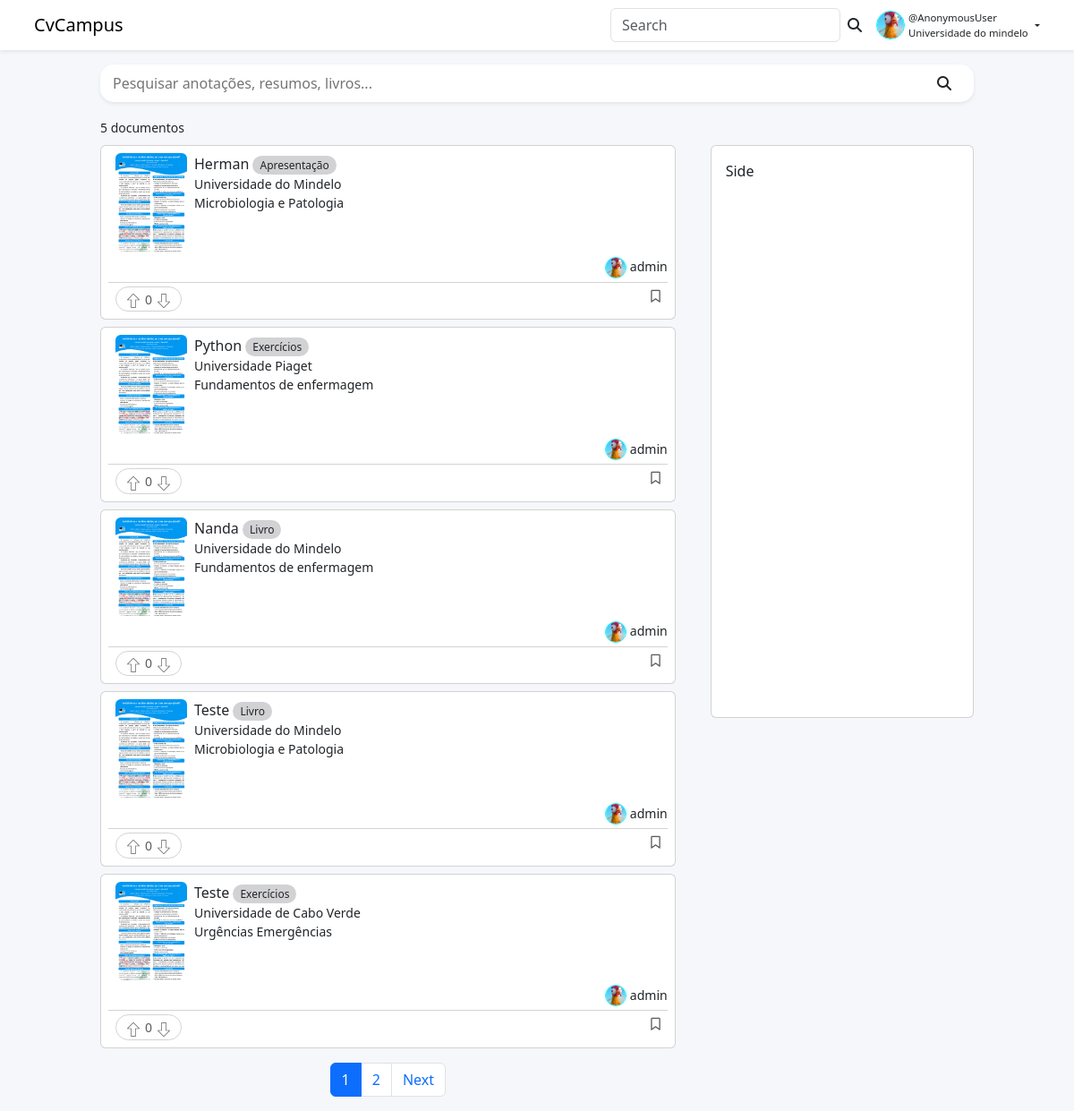
The page / on the database its author committed.
### api/models.py (models this page shows, shortened)
class Document(models.Model):
	user = models.ForeignKey(User, on_delete=models.CASCADE, null=True)
	title = models.CharField(max_length=300)
	slug = models.SlugField(null=True, blank=True)
	description = models.TextField(null=True, blank=True)
	thumbnail = models.FileField(upload_to='thumbnail/', default='poster.png')
	document_file = models.FileField(upload_to='documents/')
	category = models.ForeignKey(Category, on_delete=models.SET_NULL, null=True)
	school = models.ForeignKey(School, on_delete=models.SET_NULL, null=True)
	course = models.ForeignKey(Course, on_delete=models.SET_NULL, null=True)
	subject = models.ForeignKey(Subject, on_delete=models.SET_NULL, null=True)
	likes = models.ManyToManyField(User, related_name="likes")
	downloads  = models.ManyToManyField(User, related_name="document_downloads")
	key_words = TaggableManager()
	created = models.DateTimeField(auto_now_add=True)
	updated = models.DateTimeField(auto_now=True)
	class Meta:
		ordering = ['-created', '-updated']
	@property
	def get_total_likes(self):
		return self.likes.all().count

class Category(models.Model):
	title = models.CharField(max_length=100, null=True)
	created = models.DateTimeField(auto_now_add=True)
	updated = models.DateTimeField(auto_now=True)

class School(models.Model):
	title = models.CharField(max_length=100, null=True)
	slug = models.SlugField(null=True, blank=True)
	created = models.DateTimeField(auto_now_add=True)
	updated = models.DateTimeField(auto_now=True)

class Subject(models.Model):
	title = models.CharField(max_length=100, null=True)
	slug = models.SlugField(null=True, blank=True)
	created = models.DateTimeField(auto_now_add=True)
	updated = models.DateTimeField(auto_now=True)

### frontend/views.py (the view)
# urls.py: path('', views.documentListView, name="document-list"),
def documentListView(request):
    if 'query_search' in request.GET:
        query_search = request.GET.get('query_search')
        multiple_q = Q(Q(title__icontains=query_search) |
            Q(description__icontains=query_search) |
            Q(school__title__icontains=query_search) |
            Q(subject__title__icontains=query_search) |
            Q(course__title__icontains=query_search)
        )
        documents = Document.objects.filter(multiple_q)
        print(documents.first().key_words.all())
    else:
        documents = Document.objects.all()
    page = Paginator(documents, 5)
    page_list = request.GET.get('page')
    page = page.get_page(page_list)
    context = {
        'page': page
    }
    return render(request, 'frontend/documentListPage.html', context)

### frontend/templates/frontend/documentListPage.html (shortened to what this page needs)
{% extends 'index.html' %}
{% load static %}
{% block content %}
<div class="container" style="max-width: 1000px;">
    <div class="row">
        <div class="my-3">
            <div class="form--group shadow-sm w-100">
                <form method="GET" class="w-100 d-flex">
                    <input class="w-100" name="query_search" type='text' placeholder="Pesquisar anotações, resumos, livros..."/>
                    <button type="submit" class="btn"><i class="fa-solid fa-magnifying-glass"></i></button>
                </form>
            </div>
        </div>
        <div>
            <small>{{page.object_list.count}} {%if page.object_list.count == 1 %}documento{% else %}documentos{% endif %}</small>
        </div>
        <div class="main--content col-8 h-100">
             <div id="documents-list-wrapper">
                {% for document in page.object_list %}
                    {% include 'frontend/components/documentCard.html' %}
                {% endfor %}
            </div>
            {% if page.paginator.num_pages > 1 %}
            <div class="my-3">
                <nav class="" aria-label="Page navigation example">
                    <ul class="pagination justify-content-center">
                        {% for num_page in page.paginator.page_range %}
                        {% if num_page == page.number %}
                            <li class="page-item"><a class="page-link active" href="{% url 'document-list' %}?page={{num_page}}">{{num_page}}</a></li>
                        {% else %}
                            <li class="page-item"><a class="page-link" href="{% url 'document-list' %}?page={{num_page}}">{{num_page}}</a></li>
                        {% endif %}
                        {% endfor %}
                        {% if page.has_next %}
                            <li class="page-item"><a class="page-link" href="{% url 'document-list' %}?page={{page.next_page_number}}">Next</a></li>
                        {% endif %}
                    </ul>
                </nav>
            </div>
            {% endif %}
        </div>
        <div class="side--info col md-d-none" style="margin-left: 15px;">
            <div class="card mt-2" style="height: 80vh;">
                <div class="card-body">
                    Side
                </div>
            </div>
        </div>
    </div>
</div>
{% endblock content %}

### templates/index.html (shortened to what this page needs)
<!DOCTYPE html>
{% load static %}
<html lang="en">
<head>
    <link href="https://cdn.jsdelivr.net/npm/bootstrap@5.3.0-alpha1/dist/css/bootstrap.min.css" rel="stylesheet">
    <link href="{% static 'fontawesomefree/css/fontawesome.css' %}" rel="stylesheet" type="text/css">
    <link href="{% static 'fontawesomefree/css/brands.css' %}" rel="stylesheet" type="text/css">
    <link href="{% static 'fontawesomefree/css/solid.css' %}" rel="stylesheet" type="text/css">
    <link rel="stylesheet" href="{% static 'css/main.css' %}">
</head>
<body>
    <header class="shadow-sm bg--white sticky-top">
       {% include 'navbar.html' %}
    </header>
    <main>
    {%block content%}
    {%endblock content%}
    </main>
</body>
</html>

### templates/navbar.html (shortened to what this page needs)
{% load static %}
<nav class="navbar container">
    <div class="w-100 d-flex justify-content-between mx-2">
        <a href="{% url 'frontend:document-list' %}" class="navbar-brand">CvCampus</a>
        <div class='d-flex align-items-center'>
            <div class="md-d-none">
                <form class="d-flex" role="search">
                    <input class="form-control me-2" name='query_search' type="search" placeholder="Search" aria-label="Search">
                </form>
            </div>
            <div class="mr-4"><i class="fa-solid fa-magnifying-glass"></i></div>
            <div class="dropdpwn user--nav--info">
                <div class="d-flex dropdown-toggle align-items-center gap-1" data-bs-toggle="dropdown" aria-expanded="false">
                    <div>
                        <img class="avatar--md avatar--border" src="{% static 'img/profile.jpg'%}" alt="">
                    </div>
                    <div class="d-flex flex-column align-items-start sm-d-none">
                        <span class="small">@{{request.user}}</span>
                        <span class="small">Universidade do mindelo</span>
                    </div>
                </div>
            </div>
        </div>
    </div>
</nav>

### frontend/templates/frontend/components/documentCard.html (shortened to what this page needs)
{% load static %}
<div id='document_card rounded' class="card mt-2 p-2">
    <div class="card-body" style='padding: 0;'>
        <div class='d-flex'>
            <div class="pl-2" style="flex: 1;">
                <div class="d-flex">
                    <div style='max-width: 80px; max-height: 110px;'>
                        <img class='w-100 h-100 rounded' src="{% static 'img/poster.png' %}" alt="" style="overflow: hidden; object-fit: cover; object-position: top;"/>
                    </div>
                    <div class="ml-2">
                        <div>
                            <div>
                                <a class="card-title" href="#" style="font-weight: 500;">{{document.title}}</a>
                                <span class='chip'>{{document.category.title}}</span>
                            </div>
                            <div class="d-flex flex-column" >
                                <span class="small">{{document.school.title}}</span>
                                <span class="small">{{document.subject.title}}</span>
                            </div>
                        </div>
                    </div>
                </div>
            </div>
        </div>
        <div class="d-flex gap-1 mt-1" style="align-items: center; float: right;">
            <div>
                <img class="avatar--sm avatar--border" src="{% static 'img/profile.jpg' %}" alt=""/>
            </div>
            <div class="small">
               {{document.user.username}}
            </div>
        </div>
    </div>
    <div class="d-flex justify-content-between mt-1 pt-1 px-2 text-muted" style='border-top: 1px solid lightgray;'>
        <div class='d-flex gap-1' style='align-items: center; border: 1px solid lightgray; border-radius: 15px; padding: 0px 10px;'>
            <div>
                <button id='buttonUpVote-${i}' onClick="upVote(${i}, '${result[i].id}')" type='button' class="btn p-0">
                <svg id='svgUpVote-${i}' fill="#212529bf" height="16px" width="16px" version="1.1" id="Layer_1" xmlns="http://www.w3.org/2000/svg" xmlns:xlink="http://www.w3.org/1999/xlink"
                viewBox="0 0 511.947 511.947" xml:space="preserve">
           <g>
               <g>
                   <path d="M476.847,216.373L263.513,3.04c-4.267-4.053-10.88-4.053-15.04,0L35.14,216.373c-4.16,4.16-4.16,10.88-0.107,15.04
                       c2.027,2.027,4.8,3.2,7.573,3.2h128V501.28c0,5.867,4.8,10.667,10.667,10.667h149.333c5.867,0,10.667-4.8,10.667-10.667V234.613
                       h128c5.867,0,10.667-4.8,10.667-10.667C479.94,221.067,478.873,218.4,476.847,216.373z M330.607,213.28
                       c-5.867,0-10.667,4.8-10.667,10.667v266.667h-128V223.947c0-5.867-4.8-10.667-10.667-10.667H68.42L255.94,25.547L443.567,213.28
                       H330.607z"/>
               </g>
           </g>
           </svg>
                </button>
            </div>
            <div class='small' id='total-likes-${i}'>{{document.get_total_likes}}</div>
            <div>
                <button id='buttonDownVote-${i}' onClick="downVote(${i}, '${result[i].id}')" class="btn p-0">
                <svg id='svgDownVote-${i}' fill="#212529bf" height="16px" width="16px" version="1.1" id="Layer_1" xmlns="http://www.w3.org/2000/svg" xmlns:xlink="http://www.w3.org/1999/xlink"
                viewBox="0 0 512.027 512.027" xml:space="preserve">
           <g>
               <g>
                   <path d="M479.114,283.84c-1.707-3.947-5.547-6.507-9.813-6.507h-128V10.667C341.3,4.8,336.5,0,330.633,0H181.3
                       c-5.867,0-10.667,4.8-10.667,10.667v266.667h-128c-5.867,0-10.667,4.8-10.56,10.773c0,2.773,1.067,5.44,3.093,7.36L248.5,508.907
                       c4.16,4.16,10.88,4.16,15.04,0l213.333-213.44C479.86,292.373,480.82,287.893,479.114,283.84z M255.967,486.293L68.34,298.667
                       H181.3c5.867,0,10.667-4.8,10.667-10.667V21.333h128V288c0,5.867,4.8,10.667,10.667,10.667h112.96L255.967,486.293z"/>
               </g>
           </g>
           </svg>
                </button>
            </div>
        </div>
        <div class='small'>
            <i class="fa-regular fa-bookmark"></i>
        </div>
    </div>
</div>

### static/css/main.css (style rules this page uses)
body { background-color: #f6f7Fb; }
a { text-decoration: none!important; color: inherit; }
input { outline: none; background-color: transparent; border: 0; }
.form--group { background-color: #FFF; border-radius: 15px; padding: 2px 12px; }
.ml-2 { margin-left: 0.5rem!important; }
.mr-4 { margin-right: 1rem!important; }
.pl-2 { padding-left: 0.5rem!important; }
.avatar--sm { border-radius: 50%; width: 1.5rem; }
.avatar--border { border: 1px solid aqua; }
.avatar--md { border-radius: 50%; width: 2rem; }
.user--nav--info { font-size: 13px; }
.bg--white { background-color: #fff!important; }
.side--info { display: block; }
.chip { background-color: #d2d2d5!important; border-radius: 15px; font-weight: 500; padding: 2px 8px; font-size: 12px; }

### rows shown on the page
Document: title "Herman", category "Apresentação", school "Universidade do Mindelo", subject "Microbiologia e Patologia", user.username "admin", get_total_likes "0"
Document: title "Python", category "Exercícios", school "Universidade Piaget", subject "Fundamentos de enfermagem", user.username "admin", get_total_likes "0"
Document: title "Nanda", category "Livro", school "Universidade do Mindelo", subject "Fundamentos de enfermagem", user.username "admin", get_total_likes "0"
Document: title "Teste", category "Livro", school "Universidade do Mindelo", subject "Microbiologia e Patologia", user.username "admin", get_total_likes "0"
Document: title "Teste", category "Exercícios", school "Universidade de Cabo Verde", subject "Urgências Emergências", user.username "admin", get_total_likes "0"

### other values the page prints
{{ request.user }} "AnonymousUser"
{{ page.object_list.count }} "5"
{{ num_page }} "1"
{{ num_page }} "2"
